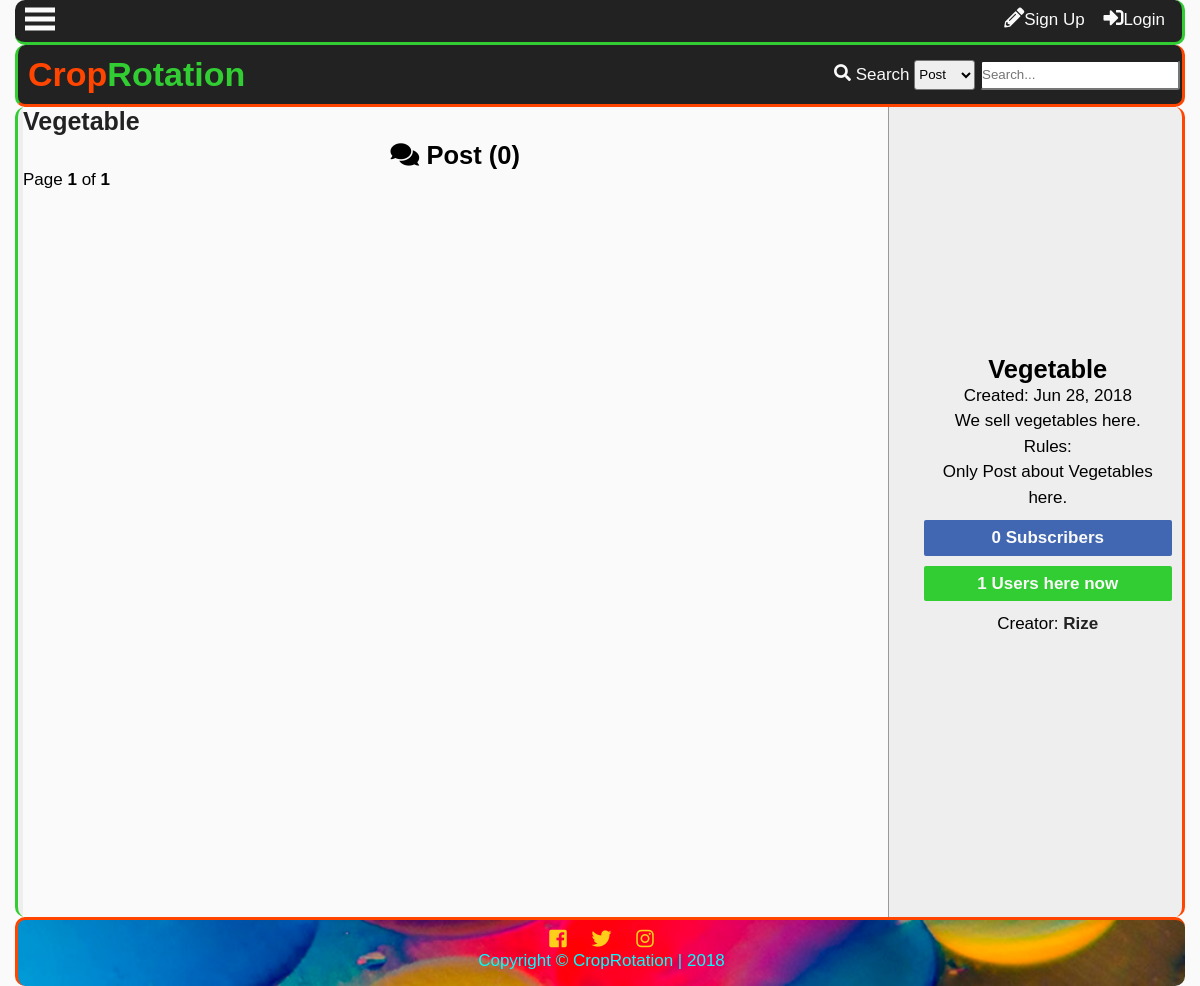
Before: /forums.php?id=3 with the older database file.
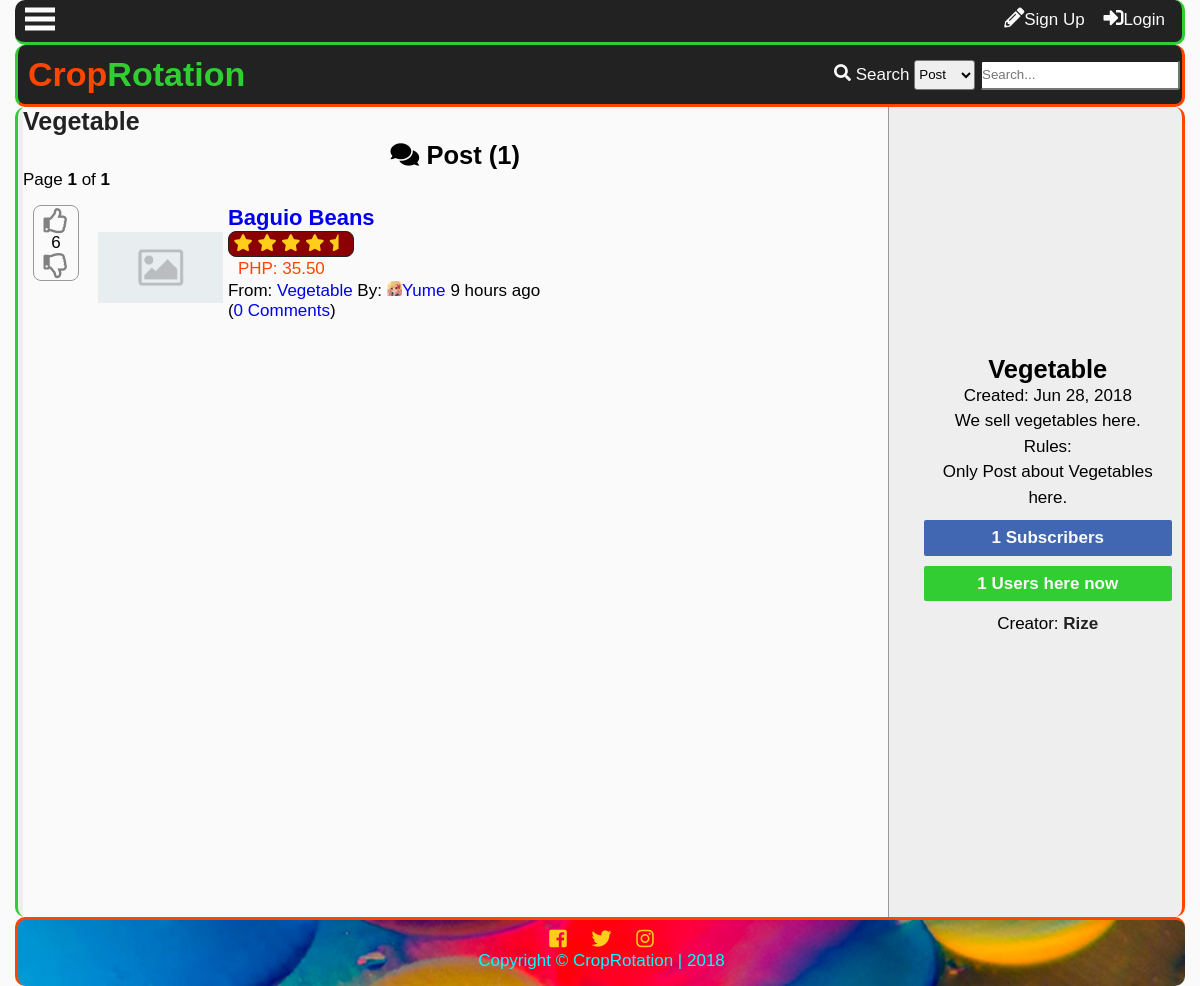
After: the same page with the newer database file.
### tables this page shows
CREATE TABLE `tblforum` (
  `forumid` int(11) NOT NULL,
  `title` varchar(100) NOT NULL,
  `name` varchar(100) NOT NULL,
  `datecreated` datetime DEFAULT NULL,
  `description` varchar(255) NOT NULL,
  `creator` int(11) NOT NULL,
  `views` int(11) NOT NULL,
  `subscriber` int(11) NOT NULL
);

CREATE TABLE `tbluser` (
  `userid` int(11) NOT NULL,
  `username` varchar(100) NOT NULL,
  `password` varchar(100) NOT NULL,
  `firstname` varchar(100) NOT NULL,
  `middlename` varchar(100) NOT NULL,
  `lastname` varchar(100) NOT NULL,
  `birthday` varchar(20) NOT NULL,
  `datecreated` timestamp NOT NULL DEFAULT '0000-00-00 00:00:00',
  `email` varchar(100) NOT NULL,
  `website` varchar(255) NOT NULL,
  `location` varchar(255) NOT NULL,
  `usertypeid` int(11) NOT NULL,
  `access` int(11) NOT NULL,
  `imgname` varchar(100) NOT NULL,
  `imgtype` varchar(100) NOT NULL,
  `imgpath` varchar(200) NOT NULL,
  `bio` text NOT NULL,
  `is_show_email` tinyint(1) NOT NULL,
  `gender` int(11) NOT NULL,
  `lastupdate` timestamp NOT NULL DEFAULT '0000-00-00 00:00:00',
  `lastonline` timestamp NOT NULL DEFAULT '0000-00-00 00:00:00',
  `profileviews` int(11) NOT NULL
);

CREATE TABLE `tblpost` (
  `postid` int(11) NOT NULL,
  `forumid` int(11) NOT NULL,
  `title` varchar(150) NOT NULL,
  `datecreated` datetime DEFAULT NULL,
  `description` text NOT NULL,
  `price` decimal(10,2) NOT NULL,
  `img` varchar(150) NOT NULL,
  `starter` int(11) NOT NULL,
  `score` int(11) NOT NULL,
  `views` int(11) NOT NULL,
  `comments` int(11) NOT NULL
);

### forums.php (the view, shortened to what the changed rows need)
<?php
include'functions.php';
require_once('connection.php');
$forums = $_GET['id'];
$sql = "SELECT username,forumid,title,name,description,t1.datecreated,subscriber FROM tblforum AS t1
LEFT JOIN tbluser
	ON userid = creator
WHERE forumid='$forums'";
$result = $conn->query($sql);
$fetch = $result->fetch_object();
if($fetch){
$fid = $fetch->forumid;
$title = $fetch->title;
$name = $fetch->name;
$desc = $fetch->description;
$subcount = $fetch->subscriber;
$date = date("M j, Y", strtotime($fetch->datecreated));
$creator = $fetch->username;
}
?>
<!DOCTYPE html>
<html lang="en">
<head>
    <link rel="stylesheet" href="css/style.css">
  	<link rel="stylesheet" href="css/fontawesome-all.css">
</head>
<body>
	<div class="main-container">
	<?php
		addheader();
	?>
	<div class="other-content">
		<div class="forum-grid">
			<div class="main-forum">
				<h1><?php
				if($fetch){
				echo '<a id="top-title" href="forums.php?id='.$fid.'">'.$name.'</a>';} ?></h1>
				<ul id="forum-list">
<?php
$sql = "SELECT postid FROM tblpost
	LEFT JOIN tblforum
		ON tblpost.forumid = tblforum.forumid
	LEFT JOIN tbluser
		ON userid = starter
	WHERE tblpost.forumid='$forums'
	ORDER BY postid DESC";
$result=$conn->query($sql);
$rows=$result->num_rows;
$page_rows = 25;
$last = ceil($rows/$page_rows);
if($last < 1){
	$last = 1;
}
$pagenum = 1;
$limit = 'LIMIT ' .($pagenum - 1) * $page_rows .',' .$page_rows;
$sql = "SELECT postid,tblpost.forumid,name,tblpost.title,tblpost.datecreated,username,imgpath,img,price,comments,score,(((tblpost.views*0.2) + (score*0.8))/((NOW()-tblpost.datecreated)/331536000)) AS trending FROM tblpost
	LEFT JOIN tblforum
		ON tblpost.forumid = tblforum.forumid
	LEFT JOIN tbluser
		ON userid = starter
	WHERE tblpost.forumid='$forums'
	ORDER BY trending DESC $limit";
	$result = $conn->query($sql);
$textline1 = "<i class='fas fa-comments'></i> Post (<b>$rows</b>)";
$textline2 = "Page <b>$pagenum</b> of <b>$last</b>";
$paginationCtrls = '';
 echo'<h2>  '.$textline1.'</h2>
  <p>  '.$textline2.' </p>
  <div id="pagination_controls"> '.$paginationCtrls.'</div>';
	while($row=$result->fetch_object()){
		$id = $row->postid;
		$forumid = $row->forumid;
		$forum = $row->name;
		$ptitle = $row->title;
		$name = $row->username;
		$comments = $row->comments;
		$datep = $row->datecreated;
		$score = $row->score;
		$flair= $row->imgpath;
		$pimg=$row->img;
		if(!$pimg){
			$pimg='img/noimage.png';
		}
		$price = $row->price;
		echo '<li value="'.$id.'">
 		<div class="forum-post-grid">';
 		if(isset($_SESSION['id'])){
		$sql2 = "SELECT upvoteid FROM tblupvotepost WHERE user='$uid' and post='$id'";
		$result2 = $conn->query($sql2);
		$upvote = $result2->num_rows;
		$sql3 = "SELECT downvoteid FROM tbldownvotepost WHERE user='$uid' and post='$id'";
		$result3 = $conn->query($sql3);
		$downvote = $result3->num_rows;
 		echo'
 		<div class="vote">';
 			if(!$upvote){
 			echo'<div id="up-'.$id.'" style="color:gray;" value="'.$id.'" onclick="upvotepost(this)" class="upvote"><i class="far fa-thumbs-up"></i></div>';
 			}else{
 			echo'<div id="up-'.$id.'" style="color:orangered;" value="'.$id.'" onclick="upvotepost(this)" class="upvote"><i class="far fa-thumbs-up"></i></div>';
 			}
 			if($score<0){
 				$score=0;
 			}
			echo'
			<div id="score-'.$id.'">'.$score.'</div>';
			if(!$downvote){
			echo'
			<div id="down-'.$id.'" style="color:gray;" value="'.$id.'" onclick="downvotepost(this)" class="downvote"><i class="far fa-thumbs-down"></i>
			</div>';
			}else{
			echo'
			<div id="down-'.$id.'" style="color:blue;" value="'.$id.'" onclick="downvotepost(this)" class="downvote"><i class="far fa-thumbs-down"></i>
			</div>';
			}
			echo'
		</div>';
		}else{
			echo'
		<div class="vote">
 			<div class="upvote" style="color:gray;" onclick="showlogin()">
			<i class="far fa-thumbs-up"></i>
			</div>';
			echo'<div>'.$score.'</div>
			<div class="downvote" style="color:gray;" onclick="showlogin()">
			<i class="far fa-thumbs-down"></i>
		</div>
		</div>';
		}
		echo '<div class="post-image">
			<img src='.$pimg.'>
		</div>';
		echo'<div class="post-right">
		<p class="main-forum-title"><a href="reply.php?id='.$forumid.'&thread='.$id.'">'.$ptitle.'</a></p>';
		$sql3 = "SELECT upvoteid FROM tblupvotepost WHERE post='$id'";
			$result3 = $conn->query($sql3);
			$upvotecount = $result3->num_rows;
			$sql4 = "SELECT downvoteid FROM tbldownvotepost WHERE post='$id'";
			$result4 = $conn->query($sql4);
			$downvotecount = $result4->num_rows;
			$total = $upvotecount + $downvotecount;
			$percent = round($upvotecount/$total * 100);
			starsystem($percent);
		echo'<div class="price">PHP: '.number_format($price,2).'</div>';
		echo'<div class="second-line">
			<div class="from">
				From: <a href="forums.php?id='.$forumid.'">
				'.$forum.'</a> By:
			</div>
			<div class="by">
				<a href="profile.php?name='.$name.'">
				<p><div class="flair">
					<img src="'.$flair.'">
				</div>'.$name.'</a>
			</div>
			<div class="when">
				'.time_elapsed_string($datep).'
			</div>
		</div>
		<div class="com">
			<p>(<a href="reply.php?id='.$forumid.'&thread='.$id.'">'.$comments.' Comments</a>)</p>
		</div>
		</div>
		</div>
		</li>';
	}
?>
			</ul>
			</div>
			<div class="forum-sidebar">
				<div class="forum-panel">
					<h2 id="forum-name"><?php if($fetch){ echo $title;}?></h2>
					<div class="" id="forum-date"><?php if($fetch){echo 'Created: '.$date;} ?></div>
					<p id="description"><?php if($fetch){echo nl2br($desc);} ?></p>
					<p id="subscriber-count"><?php if($fetch){echo $subcount;} ?> Subscribers</p>
					<p id="users-count">1 Users here now</p>
					<?php
						if($fetch){
							echo'Creator: <a class="creator" href=
							profile.php?='.$creator.'">'.$creator.'</a>';
						}
					?>
				</div>
			</div>
		</div>
	</div>
	</div>
</body>
</html>

### functions.php (shortened to what the changed rows need)
<?php
function addheader(){
	echo'<header id="main-header">
			<div class="grid-header">
				<div class="box1">
					<h1 id="header-text"><a href="index.php"><span id="first-text">Crop</span><span id="second-text">Rotation</span></a></h1>
				</div>
				<div class="box2">';
				echo'</div>
				<div class="modal2">
				</div>
				<div id="search-dropdown">
				</div>
			</div>
		</header>
		<div class="subheader">
			<div class="subgrid">
				<div class="svg">
					<p class="open-slide" onclick="openSlideMenu()">
						<svg width="30" height="30">
							<path d="M0,5 30,5" stroke="#fafafa" stroke-width="5"/>
							<path d="M0,14 30,14" stroke="#fafafa" stroke-width="5"/>
							<path d="M0,23 30,23" stroke="#fafafa" stroke-width="5"/>
						</svg>
					</p>
				</div>
				<div class="profile-grid">';
				echo'</div>
			</div>
		</div>
	';
}
function time_elapsed_string($datetime, $full = false) {
    $now = new DateTime;
    $ago = new DateTime($datetime);
    $diff = $now->diff($ago);
    $string = array(
        'y' => 'year',
        'm' => 'month',
        'd' => 'day',
        'h' => 'hour',
        'i' => 'minute',
        's' => 'second',
    );
    foreach ($string as $k => &$v) {
        if ($diff->$k) {
            $v = $diff->$k . ' ' . $v . ($diff->$k > 1 ? 's' : '');
        } else {
            unset($string[$k]);
        }
    }
    if (!$full) $string = array_slice($string, 0, 1);
    return $string ? implode(', ', $string) . ' ago' : 'just now';
}
function starsystem($percent){
	echo'<div class="star-system" title="'.$percent.'% of voters likes this">';
	if($percent>=98){
	echo'
		<i class="fas fa-star"></i>
		<i class="fas fa-star"></i>
		<i class="fas fa-star"></i>
		<i class="fas fa-star"></i>
		<i class="fas fa-star"></i>
	';
	}else if($percent>=85 & $percent<98){
	echo'
		<i class="fas fa-star"></i>
		<i class="fas fa-star"></i>
		<i class="fas fa-star"></i>
		<i class="fas fa-star"></i>
		<i class="fas fa-star-half"></i>
	';
	}else if($percent>=75 & $percent<85){
	echo'
		<i class="fas fa-star"></i>
		<i class="fas fa-star"></i>
		<i class="fas fa-star"></i>
		<i class="fas fa-star"></i>
		<i class="far fa-star"></i>
	';
	}else if($percent>=65 & $percent<75){
	echo'
		<i class="fas fa-star"></i>
		<i class="fas fa-star"></i>
		<i class="fas fa-star"></i>
		<i class="fas fa-star-half"></i>
		<i class="far fa-star"></i>
	';
	}else if($percent>=55 & $percent<65){
	echo'
		<i class="fas fa-star"></i>
		<i class="fas fa-star"></i>
		<i class="fas fa-star"></i>
		<i class="far fa-star"></i>
		<i class="far fa-star"></i>
	';
	}else if($percent>=45 & $percent<55){
	echo'
		<i class="fas fa-star"></i>
		<i class="fas fa-star"></i>
		<i class="fas fa-star-half"></i>
		<i class="far fa-star"></i>
		<i class="far fa-star"></i>
	';
	}else if($percent>=35 & $percent<45){
	echo'
		<i class="fas fa-star"></i>
		<i class="fas fa-star"></i>
		<i class="far fa-star"></i>
		<i class="far fa-star"></i>
		<i class="far fa-star"></i>
	';
	}else if($percent>=25 & $percent<35){
	echo'
		<i class="fas fa-star"></i>
		<i class="fas fa-star-half"></i>
		<i class="far fa-star"></i>
		<i class="far fa-star"></i>
		<i class="far fa-star"></i>
	';
	}else if($percent>=15 & $percent<25){
	echo'
		<i class="fas fa-star"></i>
		<i class="far fa-star"></i>
		<i class="far fa-star"></i>
		<i class="far fa-star"></i>
		<i class="far fa-star"></i>
	';
	}else if($percent>=4 & $percent<15){
	echo'
		<i class="fas fa-star-half"></i>
		<i class="far fa-star"></i>
		<i class="far fa-star"></i>
		<i class="far fa-star"></i>
		<i class="far fa-star"></i>
	';
	}else if($percent<4){
	echo'
		<i class="far fa-star"></i>
		<i class="far fa-star"></i>
		<i class="far fa-star"></i>
		<i class="far fa-star"></i>
		<i class="far fa-star"></i>
	';
	}
	echo'</div>';
}

Changed rows visible on the page:
changed tblforum "Vegetable": subscriber "0" → "1"
added tblpost: $id 31 (drawn), score "6", title "Baguio Beans", price "35.50", forumid.name "Vegetable", tbluser.imgpath (picture), tbluser.username "Yume", datecreated "9 hours ago", comments "0"
